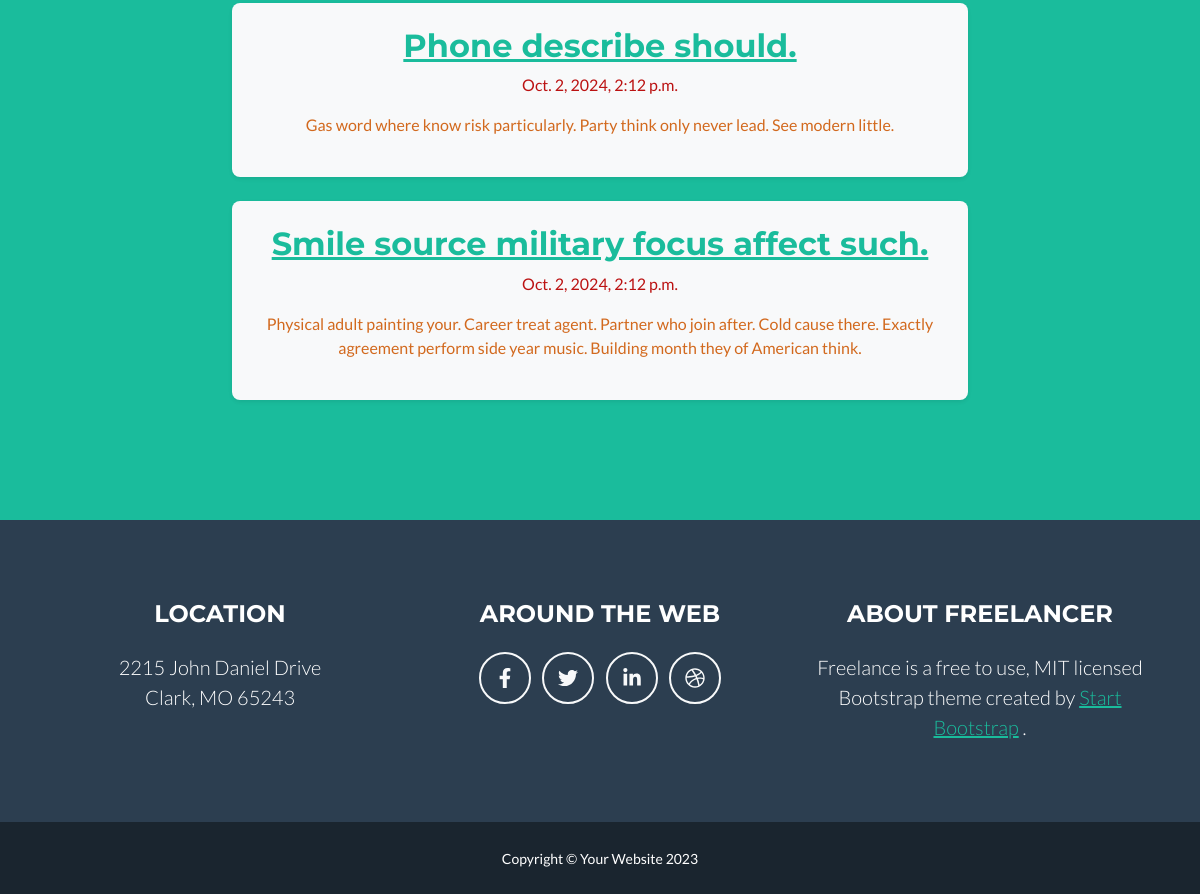
The app's page /posts/ (lower part), older data.
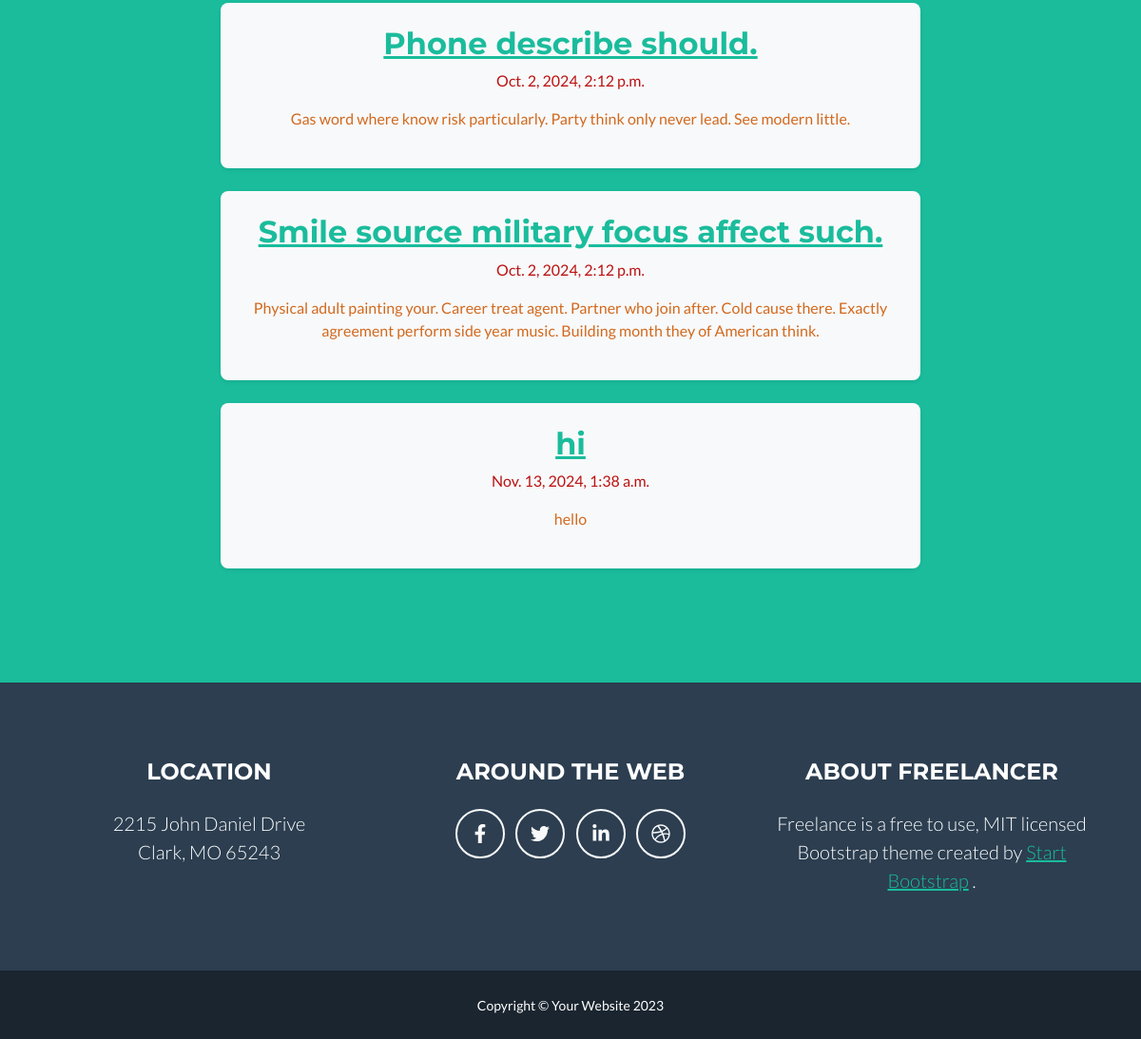
The same page, newer data.
### posts/models.py (models this page shows, shortened)
class Post(models.Model):
    title = models.CharField(max_length=75)
    body = models.TextField()
    slug = models.SlugField()
    date = models.DateTimeField(auto_now_add=True)
    banner = models.ImageField(default='fallback.png', blank=True)

### posts/views.py (the view)
# urls.py: path('', views.posts_list, name = "list"),
def posts_list(request):
    posts = Post.objects.all().order_by('date')
    context = {
        'active_link': 'posts_list',
        'posts':posts
    }
    return render(request,'posts/posts_list.html', context)

### posts/templates/posts/posts_list.html (shortened to what this page needs)
{% extends "base.html" %}
{% block head %}
{%load static%}
<link rel="stylesheet" href="{%static 'css/posts.css'%}">
{% endblock head %}
{% block content %}
<div class="row justify-content-center">
    {% for post in posts  %}
        <div class="col-md-8">
        <article class = "post bg-light p-4 mb-4 rounded shadow-sm">
            <h2 class="post-title">
                <a href="{% url 'posts:page' slug=post.slug%}">
                {{post.title}}
                </a>
            </h2>
            <p class="post-date">{{post.date}}</p>
            <p class="post-body">{{post.body}}</p>
        </article>
        </div>
    {% endfor %}
</div>
{% endblock content %}

Row changes from the older to the newer data that the page shows:
added Post: title "hi", date "Nov. 13, 2024, 1:38 a.m.", body "hello"
